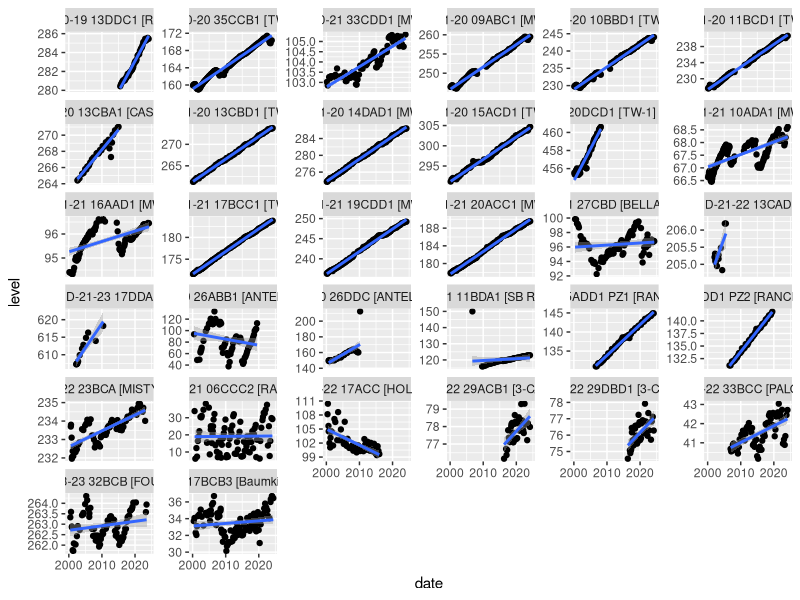
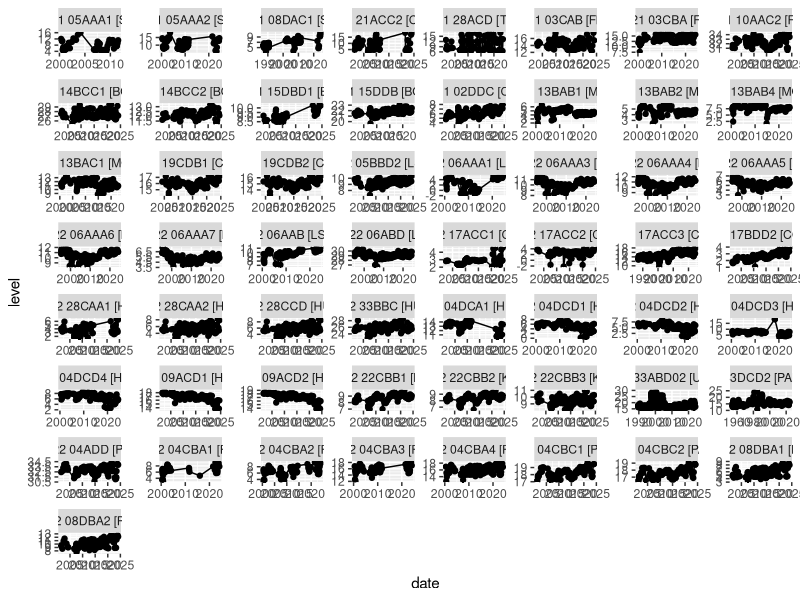

Source code (R) for these figures, in order: (Note: this script raises an error after producing the figures.)
library(tidyverse)
library(broom)

# function for calculating well temporal coverage:

# proportion of measurements for each well in each month

well_covg <- function(df){
  
  info <- df %>% 
    mutate(yr = year(date), mth = month(date)) %>%
    group_by(name, mth) %>% 
    summarise(yr_s = min(yr), yr_f = max(yr),
              msmts = n(), yr_dur = case_when(yr_s < 2000 ~ (yr_f - 2000)+1,
                                              yr_s >= 2000 ~ (yr_f - yr_s)+1))
  
  return(info)
  
}



# Groundwater Measurements from uppersanpedrowhip.org/map

# Alluvial:

alluv_levels <- read_csv("data/Near-stream_alluvial-aquifer_water_levels.csv",
                         skip = 2, col_names = T)

alluvial <- alluv_levels %>% 
  transmute(date = as.POSIXct(lev_timestamp, 
                              tryFormats = c("%m/%d/%Y")),
            name = station_nm, 
            lat = y, 
            lon = x, 
            level = lev_va) %>%
  mutate(well = "Riparian")

# ggplot(filter(alluvial, year(date) %in% seq(2000,2024,by=1)), 
#        aes(x = date, y = level, group = name))+
# #   geom_point()+
# #   geom_smooth(method = "lm")
# # looks to be an increase of a mean of about 0.85 m per 24 years
# # 0.035 m per year (mean decline of 35 mm per year!!!)
# # well trends are variable...
# 
# alluv_covg <- well_covg(alluvial)
# 
# alluv_trends <- alluvial %>% 
#   filter(year(date) %in% seq(2000,2024,by=1)) %>% 
#   group_by(name) %>% 
#   reframe(tidy(lm(level ~ year(date)))) %>% 
#   filter(term == "year(date)", p.value <= 0.05)
# mean(alluv_trends$estimate) # increase in DTG of about 0.02 ft/yr (fifth of an inch)
# 0.0199 if only keeping significant trends
# Rest of the wells (Upland area; Regional aquifer):

regional_levels <- read_csv("data/Groundwater_levels_below_land_surface.csv")

regional <- regional_levels %>% 
  transmute(date = as.POSIXct(lev_timestamp, 
                              tryFormats = c("%m/%d/%y")),
            name = station_nm, 
            lat = y, lon = x, 
            level = lev_va) %>% 
  mutate(well = "Upland") %>% 
  filter(year(date) <= 2024)

reg_trends <- regional %>% 
  filter(year(date) %in% seq(2000,2024,by=1)) %>% 
  group_by(name) %>% 
  reframe(tidy(lm(level ~ year(date)))) %>% 
  filter(term == "year(date)", p.value <= 0.05)
# "for wells with statistically significant (p <= 0.05) trends over time (2000 to 2024),
# rates of DTG change ranged from x to y"

min(reg_trends$estimate)
max(reg_trends$estimate)
median(reg_trends$estimate) # but what do i do with confidence intervals?
mean(reg_trends$estimate) # increase in DTG of about 0.39 ft/year (~4.7 inches) (am i supposed to avg the CI bounds?)
# 0.512 ft/year if only keeping significant trends
# maybe an average is not the parameter that i'm interested in
# give range of estimates and range of confidence intervals???

ggplot(filter(regional, year(date) %in% seq(2000,2024,by=1)), 
       aes(x = date, y = level, group = name))+
  geom_point()+
  geom_smooth(method = "lm")+
  facet_wrap(~name, scales = "free_y")
# should average all of the rates calculated for each well (name)
# histogram of slope trends


## combine ##
# combine groundwater measurements

water_combo <- rbind(regional, alluvial) %>% 
  select(date, name, well, level) %>% 
  mutate(szn = case_when(month(date) %in% c(1, 2, 3) ~ "JFM",
                         month(date) %in% c(4, 5, 6) ~ "AMJ",
                         month(date) %in% c(7, 8, 9) ~ "JAS",
                         month(date) %in% c(10, 11, 12) ~ "OND"))

water_stats <- water_combo %>% 
  filter(year(date) <= 2024 & year(date) >= 2000) %>% 
  filter(!is.na(level)) %>% 
  group_by(name, szn) %>% 
  summarise(dtg_mean = mean(level, na.rm = T),
            dtg_sd = sd(level, na.rm = T),
            dtg_cv = dtg_sd / dtg_mean) %>% 
  ungroup()

groundwater <- full_join(water_combo, water_stats) %>% 
  mutate(dtg_z = (level - dtg_mean)/dtg_sd)

ggplot(filter(groundwater, well == "Riparian"), 
       aes(x = date, y = level))+
  geom_point()+
  geom_line()+
  facet_wrap(~name, scales = "free")

groundwater$method <- "seasonal stats"

#write_csv(groundwater, "data/Processed/USP_GW_Zscores_11142024.csv")
write_csv(groundwater, "data/Processed/USP_GW_Zscores_Seasonal_01032025.csv")


min(subset(groundwater, well == "Riparian")$level)
max(subset(groundwater, well == "Riparian")$level)
min(subset(groundwater, well == "Upland")$level)
max(subset(groundwater, well == "Upland")$level)

# VISUALIZE:

ggplot(filter(groundwater, well == "Upland", 
              year(date) >= 2000), 
       aes(x = (date), y = dtg_z))+
  geom_point()+
  geom_smooth(method = 'lm')
summary(lm(dtg_z ~ year(date), data = filter(groundwater, well == "Upland", 
                                    year(date) >= 2000)))
# +
#   facet_wrap(~name, scales = "free")

ggplot(filter(groundwater, well == "Riparian", 
              year(date) >= 2000), 
       aes(x = (date), y = (dtg_z)))+
  geom_point()+
  geom_smooth()+
  facet_wrap(~name, scales = "free")

ggplot(groundwater, aes(x = well, y = (dtg_mean*0.3048)))+
  geom_boxplot()+
  theme_light()+
  labs(x = "Well location", y = "Site mean DTG (m)")

ggplot(filter(groundwater, well == "Riparian" & month(date) %in% c(6, 7, 8, 9)), 
       aes(x = month(date), group = month(date), y = (level*0.3048)))+
  geom_boxplot()+
  theme_light()+
  labs(x = "Well location", y = "Site mean DTG (m)")

ggplot(groundwater, aes(x = well, y = -dtg_mean*0.3048))+
  geom_boxplot()+
  theme_light()+
  labs(x = "Well location", y = "Depth to groundwater (m)")
